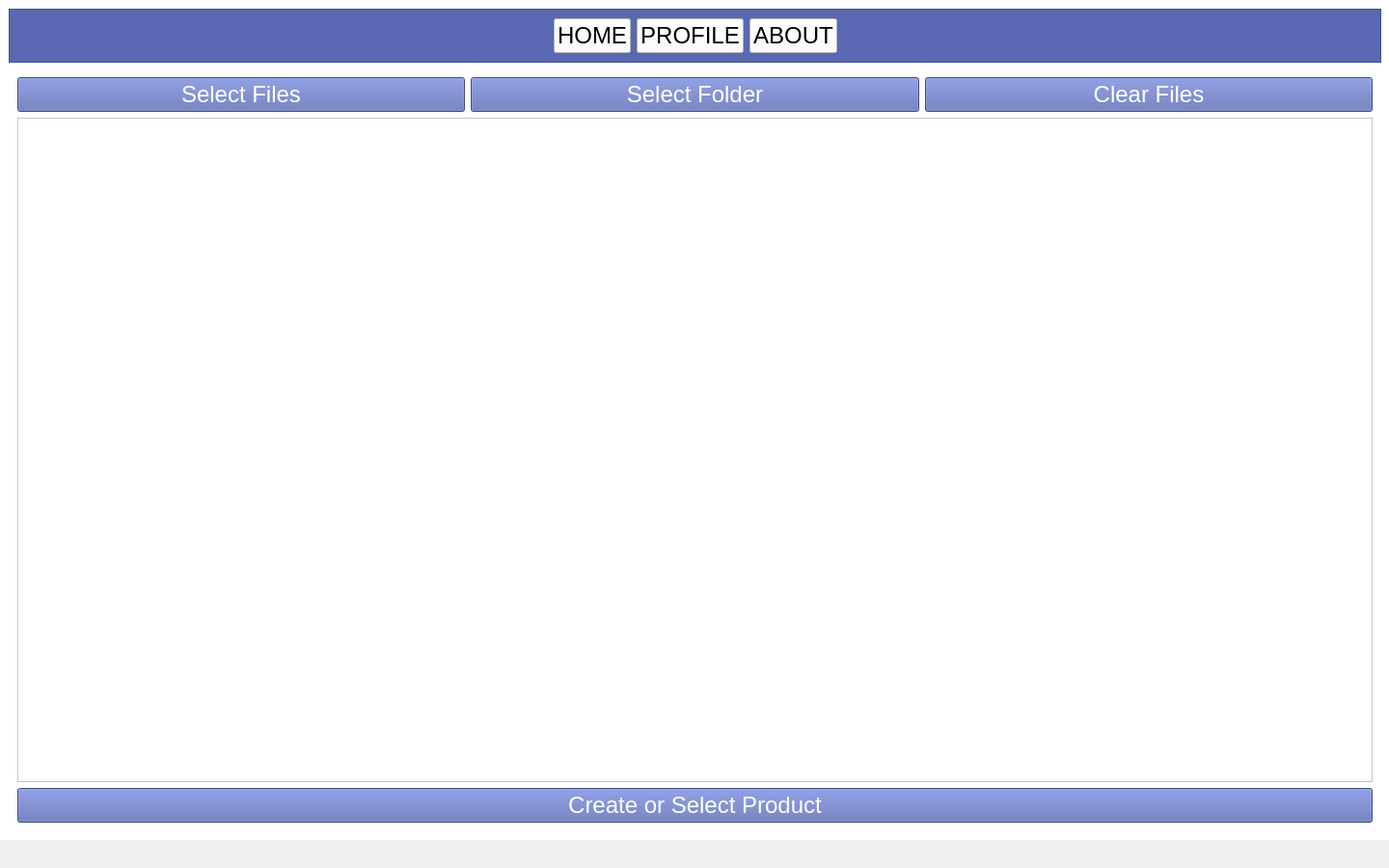
<?xml version="1.0" encoding="UTF-8"?>
<ui version="4.0">
 <class>TafaEncryptor</class>
 <widget class="QMainWindow" name="TafaEncryptor">
  <property name="geometry">
   <rect>
    <x>0</x>
    <y>0</y>
    <width>1440</width>
    <height>900</height>
   </rect>
  </property>
  <property name="windowTitle">
   <string>MainWindow</string>
  </property>
  <widget class="QWidget" name="centralwidget">
   <widget class="QStackedWidget" name="stackedWidget_2">
    <property name="geometry">
     <rect>
      <x>0</x>
      <y>0</y>
      <width>1441</width>
      <height>871</height>
     </rect>
    </property>
    <property name="styleSheet">
     <string notr="true">background: white;</string>
    </property>
    <property name="currentIndex">
     <number>0</number>
    </property>
    <widget class="QWidget" name="page_4">
     <layout class="QVBoxLayout" name="verticalLayout_8">
      <item>
       <widget class="QFrame" name="frame_2">
        <property name="styleSheet">
         <string notr="true">background: #5968B0;</string>
        </property>
        <property name="frameShape">
         <enum>QFrame::StyledPanel</enum>
        </property>
        <property name="frameShadow">
         <enum>QFrame::Raised</enum>
        </property>
        <layout class="QHBoxLayout" name="horizontalLayout_2">
         <item>
          <spacer name="horizontalSpacer_2">
           <property name="orientation">
            <enum>Qt::Horizontal</enum>
           </property>
           <property name="sizeType">
            <enum>QSizePolicy::Expanding</enum>
           </property>
           <property name="sizeHint" stdset="0">
            <size>
             <width>20</width>
             <height>20</height>
            </size>
           </property>
          </spacer>
         </item>
         <item>
          <widget class="QPushButton" name="homeButton">
           <property name="font">
            <font>
             <pointsize>18</pointsize>
            </font>
           </property>
           <property name="cursor">
            <cursorShape>PointingHandCursor</cursorShape>
           </property>
           <property name="styleSheet">
            <string notr="true">background: white;
color: black;</string>
           </property>
           <property name="text">
            <string>HOME</string>
           </property>
          </widget>
         </item>
         <item>
          <widget class="QPushButton" name="profileButton">
           <property name="font">
            <font>
             <pointsize>18</pointsize>
            </font>
           </property>
           <property name="cursor">
            <cursorShape>PointingHandCursor</cursorShape>
           </property>
           <property name="styleSheet">
            <string notr="true">background: white;
color: black;</string>
           </property>
           <property name="text">
            <string>PROFILE</string>
           </property>
          </widget>
         </item>
         <item>
          <widget class="QPushButton" name="aboutButton">
           <property name="font">
            <font>
             <pointsize>18</pointsize>
            </font>
           </property>
           <property name="cursor">
            <cursorShape>PointingHandCursor</cursorShape>
           </property>
           <property name="styleSheet">
            <string notr="true">background: white;
color: black;</string>
           </property>
           <property name="text">
            <string>ABOUT</string>
           </property>
          </widget>
         </item>
         <item>
          <spacer name="horizontalSpacer">
           <property name="orientation">
            <enum>Qt::Horizontal</enum>
           </property>
           <property name="sizeType">
            <enum>QSizePolicy::Expanding</enum>
           </property>
           <property name="sizeHint" stdset="0">
            <size>
             <width>20</width>
             <height>20</height>
            </size>
           </property>
          </spacer>
         </item>
        </layout>
       </widget>
      </item>
      <item>
       <widget class="QStackedWidget" name="stackedWidget">
        <property name="font">
         <font>
          <pointsize>18</pointsize>
         </font>
        </property>
        <property name="cursor">
         <cursorShape>ArrowCursor</cursorShape>
        </property>
        <property name="currentIndex">
         <number>0</number>
        </property>
        <widget class="QWidget" name="page">
         <layout class="QVBoxLayout" name="verticalLayout">
          <item>
           <layout class="QHBoxLayout" name="horizontalLayout">
            <item>
             <widget class="QPushButton" name="selectFilesButton">
              <property name="font">
               <font>
                <pointsize>18</pointsize>
               </font>
              </property>
              <property name="cursor">
               <cursorShape>PointingHandCursor</cursorShape>
              </property>
              <property name="styleSheet">
               <string notr="true">background: #5968B0;
color: white;</string>
              </property>
              <property name="text">
               <string>Select Files</string>
              </property>
             </widget>
            </item>
            <item>
             <widget class="QPushButton" name="selectFolderButton">
              <property name="font">
               <font>
                <pointsize>18</pointsize>
               </font>
              </property>
              <property name="cursor">
               <cursorShape>PointingHandCursor</cursorShape>
              </property>
              <property name="styleSheet">
               <string notr="true">background: #5968B0;
color: white;</string>
              </property>
              <property name="text">
               <string>Select Folder</string>
              </property>
             </widget>
            </item>
            <item>
             <widget class="QPushButton" name="clearFilesButton">
              <property name="font">
               <font>
                <pointsize>18</pointsize>
               </font>
              </property>
              <property name="cursor">
               <cursorShape>PointingHandCursor</cursorShape>
              </property>
              <property name="styleSheet">
               <string notr="true">background: #5968B0;
color: white;</string>
              </property>
              <property name="text">
               <string>Clear Files</string>
              </property>
             </widget>
            </item>
           </layout>
          </item>
          <item>
           <widget class="QListWidget" name="fileFolderListWidget">
            <property name="font">
             <font>
              <pointsize>15</pointsize>
             </font>
            </property>
            <property name="styleSheet">
             <string notr="true">color: black;</string>
            </property>
           </widget>
          </item>
          <item>
           <widget class="QPushButton" name="createSelectButton">
            <property name="font">
             <font>
              <pointsize>18</pointsize>
             </font>
            </property>
            <property name="cursor">
             <cursorShape>PointingHandCursor</cursorShape>
            </property>
            <property name="styleSheet">
             <string notr="true">background: #5968B0;
color: white;</string>
            </property>
            <property name="text">
             <string>Create or Select Product</string>
            </property>
           </widget>
          </item>
         </layout>
        </widget>
        <widget class="QWidget" name="page_2">
         <layout class="QVBoxLayout" name="verticalLayout_2">
          <item>
           <widget class="QPushButton" name="backButton">
            <property name="maximumSize">
             <size>
              <width>200</width>
              <height>16777215</height>
             </size>
            </property>
            <property name="font">
             <font>
              <pointsize>18</pointsize>
             </font>
            </property>
            <property name="cursor">
             <cursorShape>PointingHandCursor</cursorShape>
            </property>
            <property name="styleSheet">
             <string notr="true">background: #5968B0;
color: white;</string>
            </property>
            <property name="text">
             <string>BACK</string>
            </property>
           </widget>
          </item>
          <item>
           <widget class="QPushButton" name="newProductButton">
            <property name="font">
             <font>
              <pointsize>18</pointsize>
             </font>
            </property>
            <property name="cursor">
             <cursorShape>PointingHandCursor</cursorShape>
            </property>
            <property name="styleSheet">
             <string notr="true">background: #5968B0;
color: white;</string>
            </property>
            <property name="text">
             <string>New Product</string>
            </property>
           </widget>
          </item>
          <item>
           <widget class="QListWidget" name="productListWidget">
            <property name="font">
             <font>
              <pointsize>15</pointsize>
             </font>
            </property>
            <property name="cursor" stdset="0">
             <cursorShape>PointingHandCursor</cursorShape>
            </property>
            <property name="styleSheet">
             <string notr="true">color: black;</string>
            </property>
           </widget>
          </item>
          <item>
           <widget class="QPushButton" name="selectProductButton">
            <property name="font">
             <font>
              <pointsize>18</pointsize>
             </font>
            </property>
            <property name="cursor">
             <cursorShape>PointingHandCursor</cursorShape>
            </property>
            <property name="styleSheet">
             <string notr="true">background: #5968B0;
color: white;</string>
            </property>
            <property name="text">
             <string>Select Product</string>
            </property>
           </widget>
          </item>
         </layout>
        </widget>
        <widget class="QWidget" name="page_3">
         <layout class="QVBoxLayout" name="verticalLayout_4">
          <item>
           <widget class="QPushButton" name="backButton2">
            <property name="maximumSize">
             <size>
              <width>200</width>
              <height>16777215</height>
             </size>
            </property>
            <property name="font">
             <font>
              <pointsize>18</pointsize>
             </font>
            </property>
            <property name="cursor">
             <cursorShape>PointingHandCursor</cursorShape>
            </property>
            <property name="styleSheet">
             <string notr="true">background: #5968B0;
color: white;</string>
            </property>
            <property name="text">
             <string>BACK</string>
            </property>
           </widget>
          </item>
          <item>
           <spacer name="verticalSpacer">
            <property name="orientation">
             <enum>Qt::Vertical</enum>
            </property>
            <property name="sizeType">
             <enum>QSizePolicy::Preferred</enum>
            </property>
            <property name="sizeHint" stdset="0">
             <size>
              <width>20</width>
              <height>10</height>
             </size>
            </property>
           </spacer>
          </item>
          <item>
           <widget class="QLabel" name="productLabel">
            <property name="font">
             <font>
              <pointsize>15</pointsize>
             </font>
            </property>
            <property name="styleSheet">
             <string notr="true">color: black;</string>
            </property>
            <property name="text">
             <string>Header</string>
            </property>
           </widget>
          </item>
          <item>
           <widget class="QListWidget" name="encryptorListWidget">
            <property name="font">
             <font>
              <pointsize>15</pointsize>
             </font>
            </property>
            <property name="styleSheet">
             <string notr="true">color: black;</string>
            </property>
           </widget>
          </item>
          <item>
           <widget class="QFrame" name="frame">
            <property name="frameShape">
             <enum>QFrame::StyledPanel</enum>
            </property>
            <property name="frameShadow">
             <enum>QFrame::Raised</enum>
            </property>
            <layout class="QVBoxLayout" name="verticalLayout_3">
             <item>
              <widget class="QPushButton" name="changeContentButton">
               <property name="font">
                <font>
                 <pointsize>18</pointsize>
                </font>
               </property>
               <property name="cursor">
                <cursorShape>PointingHandCursor</cursorShape>
               </property>
               <property name="styleSheet">
                <string notr="true">background: #5968B0;
color: white;</string>
               </property>
               <property name="text">
                <string>CHANGE CONTENT</string>
               </property>
              </widget>
             </item>
             <item>
              <widget class="QPushButton" name="outputDirectoryButton">
               <property name="font">
                <font>
                 <pointsize>18</pointsize>
                </font>
               </property>
               <property name="cursor">
                <cursorShape>PointingHandCursor</cursorShape>
               </property>
               <property name="styleSheet">
                <string notr="true">background: #5968B0;
color: white;</string>
               </property>
               <property name="text">
                <string>OUTPUT DIRECTORY</string>
               </property>
              </widget>
             </item>
             <item>
              <widget class="QLabel" name="outputDirectoryLabel">
               <property name="font">
                <font>
                 <pointsize>15</pointsize>
                </font>
               </property>
               <property name="styleSheet">
                <string notr="true">color: black;</string>
               </property>
               <property name="text">
                <string>Output Directory:</string>
               </property>
              </widget>
             </item>
             <item>
              <widget class="QPushButton" name="startEncryptionButton">
               <property name="font">
                <font>
                 <pointsize>18</pointsize>
                </font>
               </property>
               <property name="cursor">
                <cursorShape>PointingHandCursor</cursorShape>
               </property>
               <property name="styleSheet">
                <string notr="true">background: #5968B0;
color: white;</string>
               </property>
               <property name="text">
                <string>START ENCRYPTION</string>
               </property>
              </widget>
             </item>
            </layout>
           </widget>
          </item>
         </layout>
        </widget>
        <widget class="QWidget" name="page_6">
         <layout class="QVBoxLayout" name="verticalLayout_6">
          <item>
           <widget class="QPushButton" name="backButton3">
            <property name="maximumSize">
             <size>
              <width>200</width>
              <height>16777215</height>
             </size>
            </property>
            <property name="font">
             <font>
              <pointsize>18</pointsize>
             </font>
            </property>
            <property name="cursor">
             <cursorShape>PointingHandCursor</cursorShape>
            </property>
            <property name="styleSheet">
             <string notr="true">background: #5968B0;
color: white;</string>
            </property>
            <property name="text">
             <string>BACK</string>
            </property>
           </widget>
          </item>
          <item>
           <spacer name="verticalSpacer_5">
            <property name="orientation">
             <enum>Qt::Vertical</enum>
            </property>
            <property name="sizeType">
             <enum>QSizePolicy::Preferred</enum>
            </property>
            <property name="sizeHint" stdset="0">
             <size>
              <width>20</width>
              <height>20</height>
             </size>
            </property>
           </spacer>
          </item>
          <item>
           <widget class="QLabel" name="label">
            <property name="font">
             <font>
              <pointsize>18</pointsize>
             </font>
            </property>
            <property name="styleSheet">
             <string notr="true">color: black;</string>
            </property>
            <property name="text">
             <string>Create Product</string>
            </property>
           </widget>
          </item>
          <item>
           <widget class="QFrame" name="frame_5">
            <property name="frameShape">
             <enum>QFrame::StyledPanel</enum>
            </property>
            <property name="frameShadow">
             <enum>QFrame::Raised</enum>
            </property>
            <layout class="QVBoxLayout" name="verticalLayout_5">
             <item>
              <widget class="QLabel" name="label_5">
               <property name="font">
                <font>
                 <pointsize>15</pointsize>
                </font>
               </property>
               <property name="styleSheet">
                <string notr="true">color: black;</string>
               </property>
               <property name="text">
                <string>Name</string>
               </property>
              </widget>
             </item>
             <item>
              <widget class="QLineEdit" name="nameEdit">
               <property name="maximumSize">
                <size>
                 <width>500</width>
                 <height>16777215</height>
                </size>
               </property>
               <property name="font">
                <font>
                 <pointsize>15</pointsize>
                </font>
               </property>
               <property name="styleSheet">
                <string notr="true">border: 1px solid grey;
color: black;</string>
               </property>
               <property name="text">
                <string/>
               </property>
              </widget>
             </item>
             <item>
              <widget class="QLabel" name="label_4">
               <property name="font">
                <font>
                 <pointsize>15</pointsize>
                </font>
               </property>
               <property name="styleSheet">
                <string notr="true">color: black;</string>
               </property>
               <property name="text">
                <string>Title</string>
               </property>
              </widget>
             </item>
             <item>
              <widget class="QLineEdit" name="titleEdit">
               <property name="maximumSize">
                <size>
                 <width>500</width>
                 <height>16777215</height>
                </size>
               </property>
               <property name="font">
                <font>
                 <pointsize>15</pointsize>
                </font>
               </property>
               <property name="styleSheet">
                <string notr="true">border: 1px solid grey;
color: black;</string>
               </property>
               <property name="text">
                <string/>
               </property>
              </widget>
             </item>
             <item>
              <widget class="QLabel" name="label_3">
               <property name="font">
                <font>
                 <pointsize>15</pointsize>
                </font>
               </property>
               <property name="styleSheet">
                <string notr="true">color: black;</string>
               </property>
               <property name="text">
                <string>Short description</string>
               </property>
              </widget>
             </item>
             <item>
              <widget class="QLineEdit" name="shortDescriptionEdit">
               <property name="maximumSize">
                <size>
                 <width>500</width>
                 <height>16777215</height>
                </size>
               </property>
               <property name="font">
                <font>
                 <pointsize>15</pointsize>
                </font>
               </property>
               <property name="styleSheet">
                <string notr="true">border: 1px solid grey;
color: black;</string>
               </property>
               <property name="text">
                <string/>
               </property>
              </widget>
             </item>
             <item>
              <widget class="QLabel" name="label_2">
               <property name="font">
                <font>
                 <pointsize>15</pointsize>
                </font>
               </property>
               <property name="styleSheet">
                <string notr="true">color: black;</string>
               </property>
               <property name="text">
                <string>Long description</string>
               </property>
              </widget>
             </item>
             <item>
              <widget class="QTextEdit" name="longDescriptionEdit">
               <property name="font">
                <font>
                 <pointsize>15</pointsize>
                </font>
               </property>
               <property name="styleSheet">
                <string notr="true">border: 1px solid grey;
color: black;</string>
               </property>
               <property name="html">
                <string>&lt;!DOCTYPE HTML PUBLIC &quot;-//W3C//DTD HTML 4.0//EN&quot; &quot;http://www.w3.org/TR/REC-html40/strict.dtd&quot;&gt;
&lt;html&gt;&lt;head&gt;&lt;meta name=&quot;qrichtext&quot; content=&quot;1&quot; /&gt;&lt;style type=&quot;text/css&quot;&gt;
p, li { white-space: pre-wrap; }
&lt;/style&gt;&lt;/head&gt;&lt;body style=&quot; font-family:'.AppleSystemUIFont'; font-size:15pt; font-weight:400; font-style:normal;&quot;&gt;
&lt;p style=&quot;-qt-paragraph-type:empty; margin-top:0px; margin-bottom:0px; margin-left:0px; margin-right:0px; -qt-block-indent:0; text-indent:0px; font-size:13pt;&quot;&gt;&lt;br /&gt;&lt;/p&gt;&lt;/body&gt;&lt;/html&gt;</string>
               </property>
              </widget>
             </item>
             <item>
              <widget class="QPushButton" name="addProductButton">
               <property name="font">
                <font>
                 <pointsize>15</pointsize>
                </font>
               </property>
               <property name="cursor">
                <cursorShape>PointingHandCursor</cursorShape>
               </property>
               <property name="styleSheet">
                <string notr="true">background: #5968B0;
color: white;</string>
               </property>
               <property name="text">
                <string>Add Product</string>
               </property>
              </widget>
             </item>
            </layout>
           </widget>
          </item>
         </layout>
        </widget>
       </widget>
      </item>
     </layout>
    </widget>
    <widget class="QWidget" name="page_7">
     <layout class="QVBoxLayout" name="verticalLayout_9">
      <item>
       <widget class="QFrame" name="frame_3">
        <property name="styleSheet">
         <string notr="true">background: #5968B0;</string>
        </property>
        <property name="frameShape">
         <enum>QFrame::StyledPanel</enum>
        </property>
        <property name="frameShadow">
         <enum>QFrame::Raised</enum>
        </property>
        <layout class="QHBoxLayout" name="horizontalLayout_3">
         <item>
          <spacer name="horizontalSpacer_3">
           <property name="orientation">
            <enum>Qt::Horizontal</enum>
           </property>
           <property name="sizeType">
            <enum>QSizePolicy::Expanding</enum>
           </property>
           <property name="sizeHint" stdset="0">
            <size>
             <width>20</width>
             <height>20</height>
            </size>
           </property>
          </spacer>
         </item>
         <item>
          <widget class="QPushButton" name="homeButton_2">
           <property name="font">
            <font>
             <pointsize>18</pointsize>
            </font>
           </property>
           <property name="cursor">
            <cursorShape>PointingHandCursor</cursorShape>
           </property>
           <property name="styleSheet">
            <string notr="true">background: white;
color: black;</string>
           </property>
           <property name="text">
            <string>HOME</string>
           </property>
          </widget>
         </item>
         <item>
          <widget class="QPushButton" name="profileButton_2">
           <property name="font">
            <font>
             <pointsize>18</pointsize>
            </font>
           </property>
           <property name="cursor">
            <cursorShape>PointingHandCursor</cursorShape>
           </property>
           <property name="styleSheet">
            <string notr="true">background: white;
color: black;</string>
           </property>
           <property name="text">
            <string>PROFILE</string>
           </property>
          </widget>
         </item>
         <item>
          <widget class="QPushButton" name="aboutButton_2">
           <property name="font">
            <font>
             <pointsize>18</pointsize>
            </font>
           </property>
           <property name="cursor">
            <cursorShape>PointingHandCursor</cursorShape>
           </property>
           <property name="styleSheet">
            <string notr="true">background: white;
color: black;</string>
           </property>
           <property name="text">
            <string>ABOUT</string>
           </property>
          </widget>
         </item>
         <item>
          <spacer name="horizontalSpacer_4">
           <property name="orientation">
            <enum>Qt::Horizontal</enum>
           </property>
           <property name="sizeType">
            <enum>QSizePolicy::Expanding</enum>
           </property>
           <property name="sizeHint" stdset="0">
            <size>
             <width>20</width>
             <height>20</height>
            </size>
           </property>
          </spacer>
         </item>
        </layout>
       </widget>
      </item>
      <item>
       <widget class="QLabel" name="label_9">
        <property name="font">
         <font>
          <pointsize>18</pointsize>
         </font>
        </property>
        <property name="styleSheet">
         <string notr="true">color: black;</string>
        </property>
        <property name="text">
         <string>PROFILE</string>
        </property>
       </widget>
      </item>
      <item>
       <widget class="QFrame" name="frame_6">
        <property name="frameShape">
         <enum>QFrame::StyledPanel</enum>
        </property>
        <property name="frameShadow">
         <enum>QFrame::Raised</enum>
        </property>
        <layout class="QVBoxLayout" name="verticalLayout_7">
         <item>
          <widget class="QLabel" name="nameProfileLabel">
           <property name="font">
            <font>
             <pointsize>15</pointsize>
            </font>
           </property>
           <property name="styleSheet">
            <string notr="true">color: black;</string>
           </property>
           <property name="text">
            <string>NAME:</string>
           </property>
          </widget>
         </item>
         <item>
          <spacer name="verticalSpacer_3">
           <property name="orientation">
            <enum>Qt::Vertical</enum>
           </property>
           <property name="sizeType">
            <enum>QSizePolicy::Preferred</enum>
           </property>
           <property name="sizeHint" stdset="0">
            <size>
             <width>20</width>
             <height>5</height>
            </size>
           </property>
          </spacer>
         </item>
         <item>
          <widget class="QLabel" name="emailProfileLabel">
           <property name="font">
            <font>
             <pointsize>15</pointsize>
            </font>
           </property>
           <property name="styleSheet">
            <string notr="true">color: black;</string>
           </property>
           <property name="text">
            <string>EMAIL:</string>
           </property>
          </widget>
         </item>
         <item>
          <spacer name="verticalSpacer_4">
           <property name="orientation">
            <enum>Qt::Vertical</enum>
           </property>
           <property name="sizeType">
            <enum>QSizePolicy::Preferred</enum>
           </property>
           <property name="sizeHint" stdset="0">
            <size>
             <width>20</width>
             <height>5</height>
            </size>
           </property>
          </spacer>
         </item>
         <item>
          <widget class="QLabel" name="phoneProfileLabel">
           <property name="font">
            <font>
             <pointsize>15</pointsize>
            </font>
           </property>
           <property name="styleSheet">
            <string notr="true">color: black;</string>
           </property>
           <property name="text">
            <string>PHONE:</string>
           </property>
          </widget>
         </item>
         <item>
          <widget class="QPushButton" name="logoutButton">
           <property name="maximumSize">
            <size>
             <width>200</width>
             <height>16777215</height>
            </size>
           </property>
           <property name="font">
            <font>
             <pointsize>15</pointsize>
            </font>
           </property>
           <property name="cursor">
            <cursorShape>PointingHandCursor</cursorShape>
           </property>
           <property name="styleSheet">
            <string notr="true">background: grey;
color: white;</string>
           </property>
           <property name="text">
            <string>LOGOUT</string>
           </property>
          </widget>
         </item>
        </layout>
       </widget>
      </item>
      <item>
       <spacer name="verticalSpacer_2">
        <property name="orientation">
         <enum>Qt::Vertical</enum>
        </property>
        <property name="sizeType">
         <enum>QSizePolicy::MinimumExpanding</enum>
        </property>
        <property name="sizeHint" stdset="0">
         <size>
          <width>20</width>
          <height>40</height>
         </size>
        </property>
       </spacer>
      </item>
     </layout>
    </widget>
    <widget class="QWidget" name="page_5">
     <layout class="QVBoxLayout" name="verticalLayout_10">
      <item>
       <widget class="QFrame" name="frame_4">
        <property name="styleSheet">
         <string notr="true">background: #5968B0;</string>
        </property>
        <property name="frameShape">
         <enum>QFrame::StyledPanel</enum>
        </property>
        <property name="frameShadow">
         <enum>QFrame::Raised</enum>
        </property>
        <layout class="QHBoxLayout" name="horizontalLayout_4">
         <item>
          <spacer name="horizontalSpacer_5">
           <property name="orientation">
            <enum>Qt::Horizontal</enum>
           </property>
           <property name="sizeType">
            <enum>QSizePolicy::Expanding</enum>
           </property>
           <property name="sizeHint" stdset="0">
            <size>
             <width>20</width>
             <height>20</height>
            </size>
           </property>
          </spacer>
         </item>
         <item>
          <widget class="QPushButton" name="homeButton_3">
           <property name="font">
            <font>
             <pointsize>18</pointsize>
            </font>
           </property>
           <property name="cursor">
            <cursorShape>PointingHandCursor</cursorShape>
           </property>
           <property name="styleSheet">
            <string notr="true">background: white;
color: black;</string>
           </property>
           <property name="text">
            <string>HOME</string>
           </property>
          </widget>
         </item>
         <item>
          <widget class="QPushButton" name="profileButton_3">
           <property name="font">
            <font>
             <pointsize>18</pointsize>
            </font>
           </property>
           <property name="cursor">
            <cursorShape>PointingHandCursor</cursorShape>
           </property>
           <property name="styleSheet">
            <string notr="true">background: white;
color: black;</string>
           </property>
           <property name="text">
            <string>PROFILE</string>
           </property>
          </widget>
         </item>
         <item>
          <widget class="QPushButton" name="aboutButton_3">
           <property name="font">
            <font>
             <pointsize>18</pointsize>
            </font>
           </property>
           <property name="cursor">
            <cursorShape>PointingHandCursor</cursorShape>
           </property>
           <property name="styleSheet">
            <string notr="true">background: white;
color: black;</string>
           </property>
           <property name="text">
            <string>ABOUT</string>
           </property>
          </widget>
         </item>
         <item>
          <spacer name="horizontalSpacer_6">
           <property name="orientation">
            <enum>Qt::Horizontal</enum>
           </property>
           <property name="sizeType">
            <enum>QSizePolicy::Expanding</enum>
           </property>
           <property name="sizeHint" stdset="0">
            <size>
             <width>20</width>
             <height>20</height>
            </size>
           </property>
          </spacer>
         </item>
        </layout>
       </widget>
      </item>
      <item>
       <widget class="QLabel" name="label_10">
        <property name="font">
         <font>
          <pointsize>18</pointsize>
         </font>
        </property>
        <property name="styleSheet">
         <string notr="true">color: black;</string>
        </property>
        <property name="text">
         <string>ABOUT</string>
        </property>
       </widget>
      </item>
      <item>
       <widget class="QTextBrowser" name="aboutUsBrowser">
        <property name="font">
         <font>
          <pointsize>15</pointsize>
         </font>
        </property>
        <property name="styleSheet">
         <string notr="true">color: black;</string>
        </property>
        <property name="html">
         <string>&lt;!DOCTYPE HTML PUBLIC &quot;-//W3C//DTD HTML 4.0//EN&quot; &quot;http://www.w3.org/TR/REC-html40/strict.dtd&quot;&gt;
&lt;html&gt;&lt;head&gt;&lt;meta name=&quot;qrichtext&quot; content=&quot;1&quot; /&gt;&lt;style type=&quot;text/css&quot;&gt;
p, li { white-space: pre-wrap; }
&lt;/style&gt;&lt;/head&gt;&lt;body style=&quot; font-family:'.AppleSystemUIFont'; font-size:15pt; font-weight:400; font-style:normal;&quot;&gt;
&lt;p style=&quot;-qt-paragraph-type:empty; margin-top:0px; margin-bottom:0px; margin-left:0px; margin-right:0px; -qt-block-indent:0; text-indent:0px; font-size:13pt;&quot;&gt;&lt;br /&gt;&lt;/p&gt;&lt;/body&gt;&lt;/html&gt;</string>
        </property>
       </widget>
      </item>
     </layout>
    </widget>
   </widget>
  </widget>
  <widget class="QMenuBar" name="menubar">
   <property name="geometry">
    <rect>
     <x>0</x>
     <y>0</y>
     <width>1440</width>
     <height>22</height>
    </rect>
   </property>
  </widget>
 </widget>
 <resources/>
 <connections/>
</ui>
